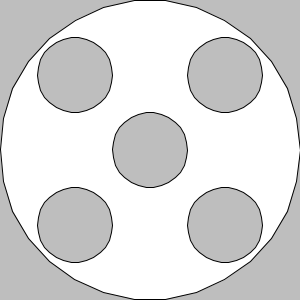
Frame 1 (no input)
Frame 60 (the mouse pressed at the canvas centre just before this capture): identical to frame 1, image omitted
Frame 120 (the mouse held since frame 60 and released just before this capture): identical to frame 1, image omitted

The Processing sketch that drew this single still picture (run headless with seeded random() and noise(); from frame 60 on, the mouse is pressed at the canvas centre):

// Processing sketch: listing_4_11
// ── listing_4_11.pde
// Processing for Android: 
// Create Mobile, Sensor-Aware, and VR Applications Using Processing
// Andres Colubri
// http://p5android-book.andrescolubri.net/

void setup() {
  size(300, 300);  
}

void draw() {
  background(190);
  translate(width/2, height/2);
  float r = width/2;
  beginShape();
  circleVertices(0, 0, r, 0, TWO_PI);  
  makeContour(0, 0, r/4);
  makeContour(-r/2, -r/2, r/4);
  makeContour(+r/2, -r/2, r/4);
  makeContour(-r/2, +r/2, r/4);
  makeContour(+r/2, +r/2, r/4);  
  endShape();
}

void makeContour(float xc, float yc, float r) {
  beginContour();
  circleVertices(xc, yc, r, TWO_PI, 0);
  endContour();
}

void circleVertices(float xc, float yc, float r, float a0, float a1) {
  for (int i = 0; i <= 30; i++) {
    float a = map(i, 0, 30, a0, a1);
    vertex(xc + r * cos(a), yc + r * sin(a));
  }
}
